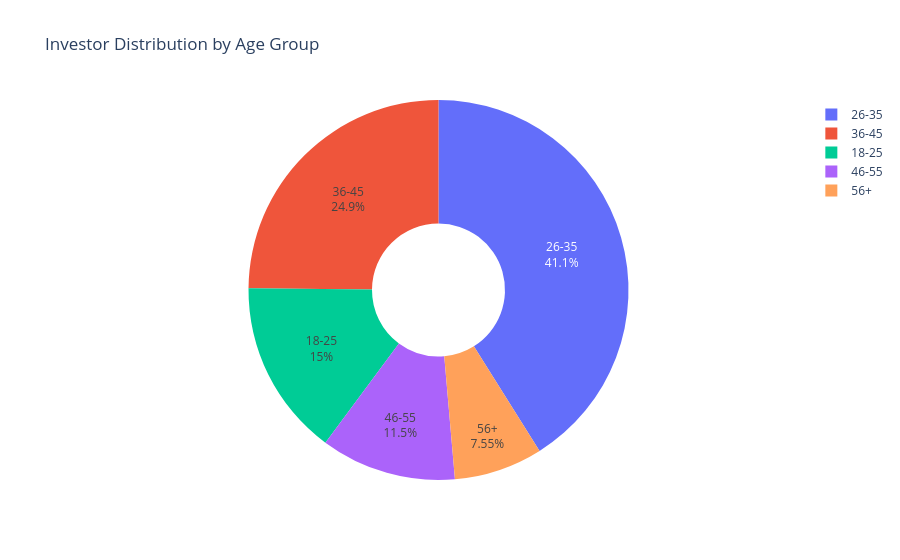

The code cell stored with this chart in its notebook:
### Markdown cell above
## 5. Investor Demographics Analysis

This section analyzes the demographic profile of mutual fund investors using the investor transactions dataset. The visualizations examine the distribution of investors across different age groups, compare SIP investment amounts by age group, and illustrate the gender-wise participation in mutual fund investments.

### Code cell
age_counts = transactions["age_group"].value_counts()

fig = px.pie(
    values=age_counts.values,
    names=age_counts.index,
    title="Investor Distribution by Age Group",
    template="plotly_white",
    hole=0.35
)

fig.update_traces(textposition="inside", textinfo="percent+label")

fig.show()

### Figure 1 — Plotly figure (JSON) as saved in the notebook; plotly's stock layout.template omitted (floating-point values rounded to 4 significant figures)
{"data": [{"domain": {"x": [0, 1], "y": [0, 1]}, "hole": 0.35, "hovertemplate": "label=%{label}<br>value=%{value}<extra></extra>", "labels": ["26-35", "36-45", "18-25", "46-55", "56+"], "legendgroup": "", "name": "", "showlegend": true, "textinfo": "percent+label", "textposition": "inside", "type": "pie", "values": [13463, 8146, 4916, 3779, 2474]}], "layout": {"legend": {"tracegroupgap": 0}, "title": {"text": "Investor Distribution by Age Group"}}}
